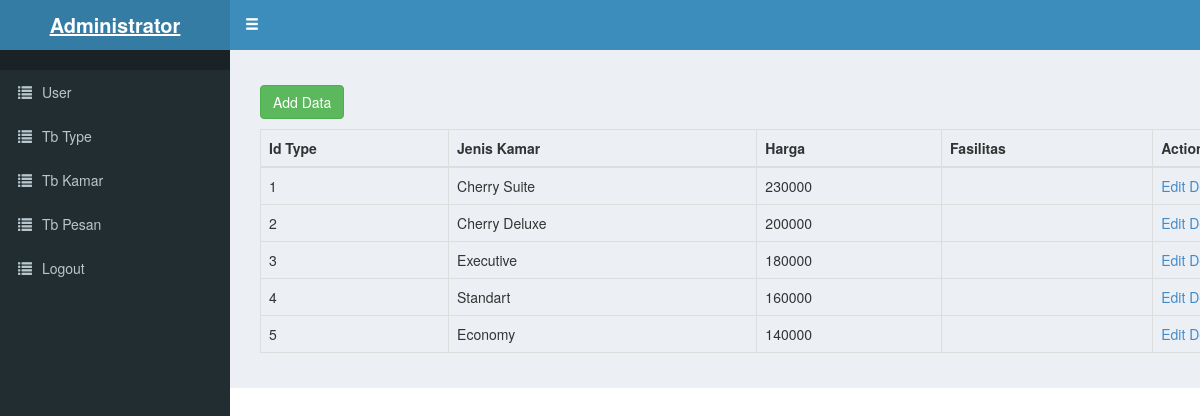
/Admin/admin/index.php?page=tb_type, run on the app's committed database.
### tables this page shows
CREATE TABLE `tipe_kamar` (
  `id_type` int(10) NOT NULL,
  `jenis_kamar` varchar(15) NOT NULL,
  `harga` int(10) NOT NULL,
  `fasilitas` varchar(50) NOT NULL
);

### Admin/admin/tb_type.php (the view, shortened to what this page needs)
<!doctype html>
<html lang="en">
<head>
<link href="css/bootstrap.css" rel="stylesheet">
</head>
<body>
<div class="container">
    <p><a href="#" class="btn btn-success" data-target="#ModalAdd" data-toggle="modal">Add Data</a></p>
<table id="mytable" class="table table-bordered">
    <thead>
      <th>Id Type</th>
      <th>Jenis Kamar</th>
      <th>Harga</th>
      <th>Fasilitas</th>
      <th>Action</th>
    </thead>
<?php
  include "koneksi.php";
  $modal=mysqli_query($koneksi,"SELECT * FROM tipe_kamar");
  while($r=mysqli_fetch_array($modal)){
?>
  <tr>
      <td><?php echo  $r['id_type']; ?></td>
      <td><?php echo  $r['jenis_kamar']; ?></td>
      <td><?php echo  $r['harga']; ?></td>
      <td><?php echo  $r['fasilitas']; ?></td>
      <td>
         <a href="#" class='open_modal' id='<?php echo  $r['id_type']; ?>'>Edit</a>
         <a href="#" onclick="confirm_modal('delete_type.php?&id_type=<?php echo  $r['id_type']; ?>');">Delete</a>
      </td>
  </tr>
<?php } ?>
</table>
</div>
</body>
</html>

### data on the page
tipe_kamar: id_type "1", jenis_kamar "Cherry Suite", harga "230000"
tipe_kamar: id_type "2", jenis_kamar "Cherry Deluxe", harga "200000"
tipe_kamar: id_type "3", jenis_kamar "Executive", harga "180000"
tipe_kamar: id_type "4", jenis_kamar "Standart", harga "160000"
tipe_kamar: id_type "5", jenis_kamar "Economy", harga "140000"
